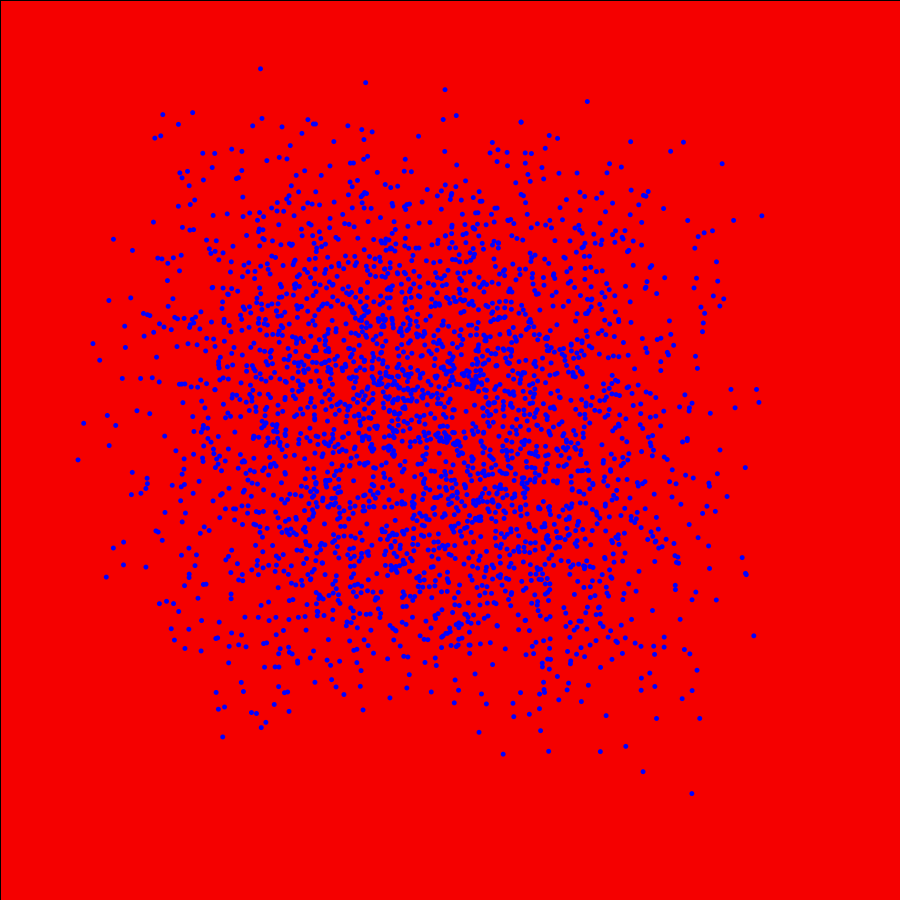
Frame 1 (no input)
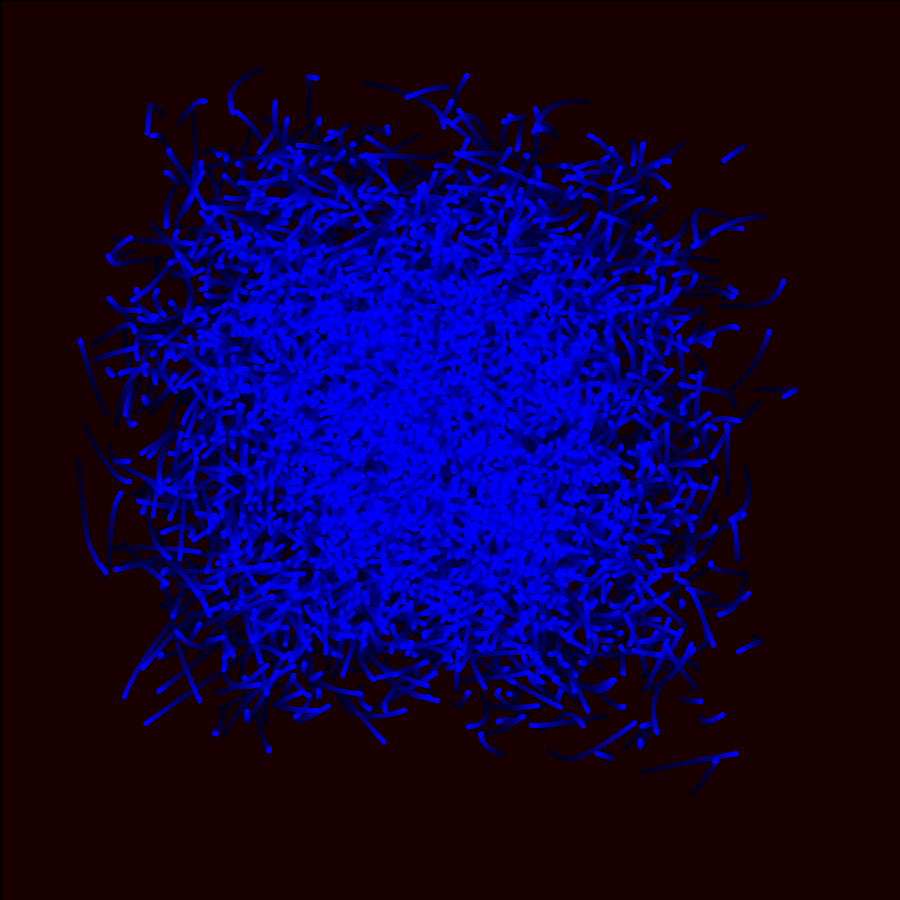
Frame 60 (the mouse pressed at the canvas centre just before this capture)
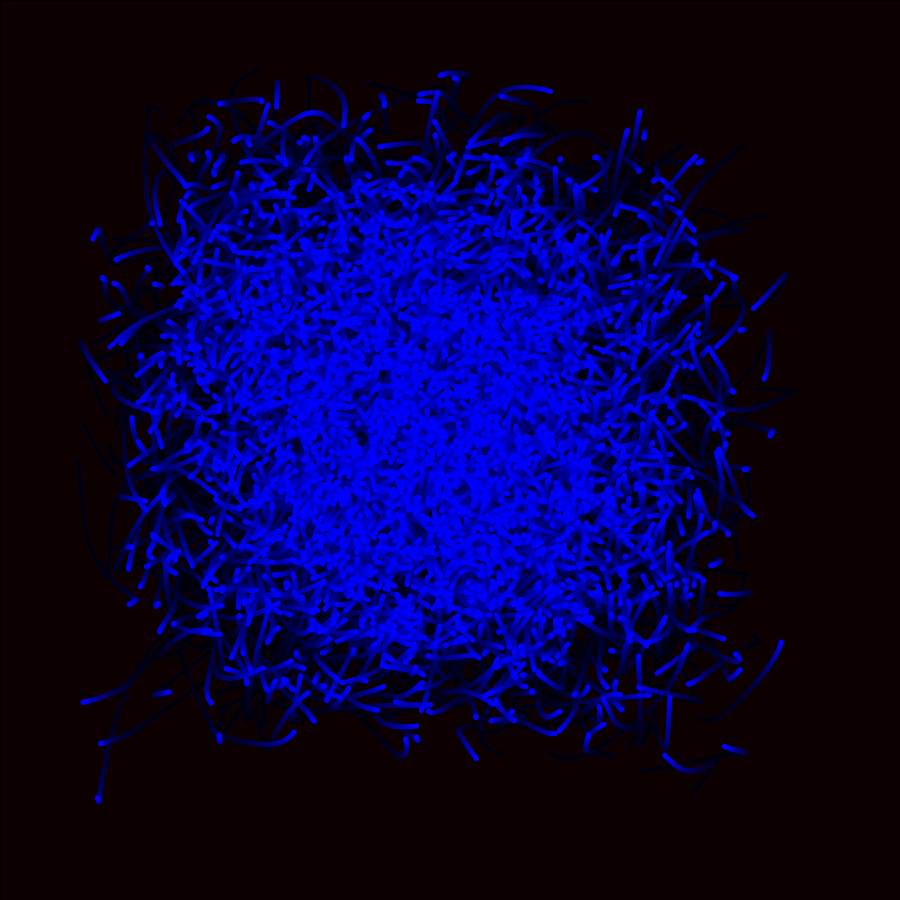
Frame 120 (the mouse held since frame 60 and released just before this capture)

The Processing sketch that drew these frames (run headless with seeded random() and noise(); from frame 60 on, the mouse is pressed at the canvas centre):

// Processing sketch: MagicWorms
// ── MagicWorms.pde
void setup(){
  size(900, 900);
  background(255, 0, 0);
}

void draw(){
  makeMagical();
  fill(0, 0, 255);
  float x = random(900);
  float y = random(900);
  for(int i = 0; i<3000; i++){
    ellipse(getWormX(i), getWormY(i), 5, 5);
  }
  
  
}

float frequency = .002;
    float noiseInterval = PI;

    void makeMagical() {
        fill( 0, 0, 0, 10 );
        rect(0, 0, width, height);
        noStroke();
    }

    float getWormX(int i) {
        return map(noise(i*noiseInterval + frameCount * frequency), 0, 1, 0, width);
    }

    float getWormY(int i) {
        return map(noise(i*noiseInterval+1 + frameCount * frequency), 0, 1, 0, height);
    }
